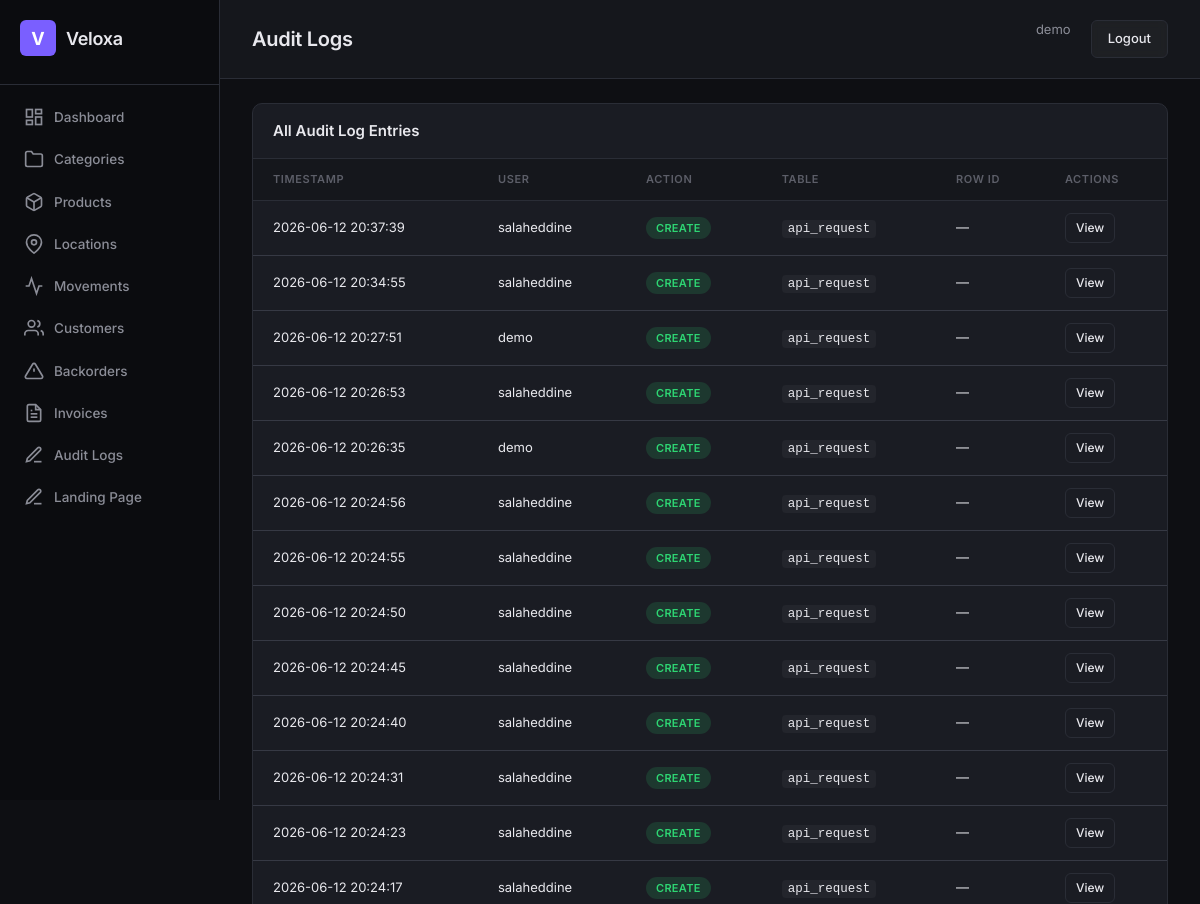
The app's page /audit-logs/ (signed in, upper part), older data.
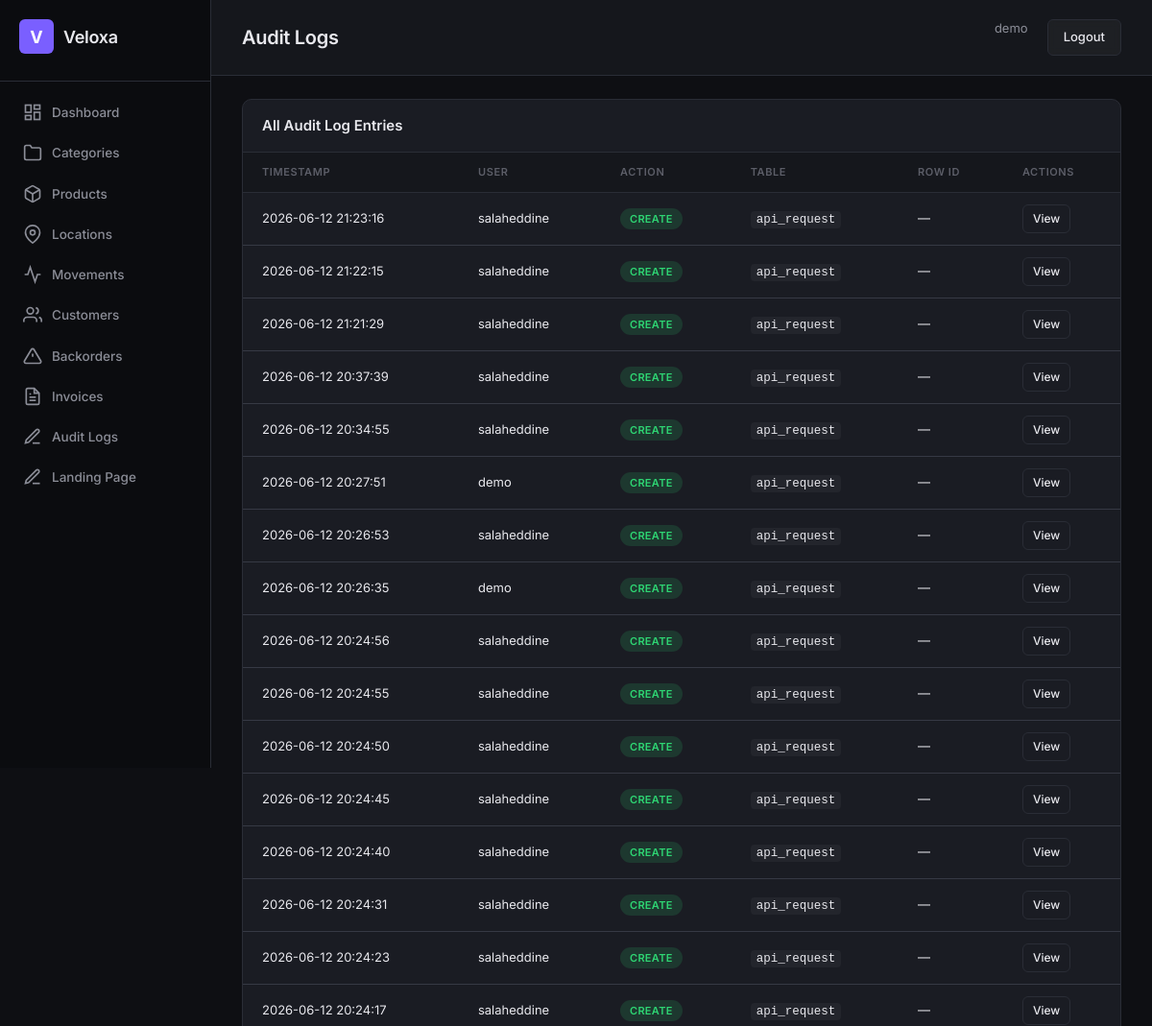
The same page, newer data.
### apps/audit/models.py (models this page shows, shortened)
class AuditLog(models.Model):
    class Action(models.TextChoices):
        CREATE = "create"
        UPDATE = "update"
        DELETE = "delete"
        READ_PII = "read_pii"
    timestamp = models.DateTimeField(auto_now_add=True, db_index=True)
    user = models.ForeignKey(get_user_model(), on_delete=models.SET_NULL, null=True)
    action = models.CharField(max_length=16, choices=Action.choices)
    table_name = models.CharField(max_length=64)
    row_id = models.IntegerField(null=True)
    changes = models.JSONField(null=True, blank=True)
    ip_address = models.GenericIPAddressField(null=True, blank=True)
    user_agent = models.CharField(max_length=255, blank=True)
    tenant = models.ForeignKey(
        "tenants.Tenant", on_delete=models.CASCADE,
        null=True, blank=True, related_name="%(class)s_set",
    )
    objects = TenantAwareManager()
    class Meta:
        db_table = "audit_auditlog"
        ordering = ["-timestamp"]
        permissions = [
            ("run_reconciliation", "Can run reconciliation"),
        ]

### apps/accounts/models.py (models this page shows, shortened)
class User(AbstractUser):
    objects = TenantAwareUserManager()
    ROLE_CHOICES = [
        ("super_admin", "Super Admin"),
        ("warehouse_manager", "Warehouse Manager"),
        ("auditor", "Auditor"),
        ("viewer", "Read-Only Viewer"),
    ]
    role = models.CharField(max_length=32, choices=ROLE_CHOICES, default="viewer")
    phone = models.CharField(max_length=20, blank=True)
    tenant = models.ForeignKey(
        "tenants.Tenant", on_delete=models.CASCADE,
        null=True, blank=True, related_name="users",
    )
    class Meta:
        db_table = "accounts_user"
        verbose_name = "User"
        verbose_name_plural = "Users"

### config/views.py (the view)
# urls.py: path("audit-logs/", views.audit_log_list, name="audit-log-list"),
@login_required
def audit_log_list(request):
    return render(request, "audit_logs.html", {"audit_logs": AuditLog.objects.select_related("user").all()[:100]})

### apps/accounts/models.py (called while the page is built)
    def get_queryset(self):
        from apps.tenants.utils import get_current_tenant_id
        qs = super().get_queryset()
        tenant_id = get_current_tenant_id()
        if tenant_id is not None:
            return qs.filter(tenant_id=tenant_id)
        return qs

### apps/tenants/managers.py (called while the page is built)
    def get_queryset(self):
        qs = super().get_queryset()
        tenant_id = get_current_tenant_id()
        if tenant_id is not None:
            return qs.filter(tenant_id=tenant_id)
        return qs

### apps/tenants/utils.py (called while the page is built)
def set_current_tenant(tenant):
    _thread_local.tenant = tenant

def get_current_tenant():
    return getattr(_thread_local, "tenant", None)

def get_current_tenant_id():
    tenant = get_current_tenant()
    return tenant.id if tenant else None

### templates/audit_logs.html
{% extends 'base.html' %}{% block title %}Audit Logs — Veloxa Warehouse{% endblock %}{% block page_title %}Audit Logs{% endblock %}{% block active %}audit{% endblock %}
{% block content %}
<div class="card"><div class="card-header"><h2>All Audit Log Entries</h2></div><div class="card-body">
<table class="table"><thead><tr><th>Timestamp</th><th>User</th><th>Action</th><th>Table</th><th>Row ID</th><th class="actions-cell">Actions</th></tr></thead>
<tbody>{% for log in audit_logs %}<tr><td>{{ log.timestamp|date:"Y-m-d H:i:s" }}</td><td>{{ log.user.username|default:"—" }}</td><td>{% if log.action == 'create' %}<span class="badge badge-success">CREATE</span>{% elif log.action == 'update' %}<span class="badge badge-warning">UPDATE</span>{% elif log.action == 'delete' %}<span class="badge badge-danger">DELETE</span>{% else %}<span class="badge badge-info">READ_PII</span>{% endif %}</td><td><code>{{ log.table_name }}</code></td><td>{{ log.row_id|default:"—" }}</td><td class="actions-cell"><a href="{% url 'audit-log-detail' pk=log.pk %}" class="btn btn-sm">View</a></td></tr>{% empty %}<tr><td colspan="6" class="empty">No audit logs.</td></tr>{% endfor %}</tbody></table></div></div>
{% endblock %}

Row changes from the older to the newer data that the page shows:
added AuditLog: timestamp "2026-06-12 21:23:16", user.username "salaheddine", action "CREATE", table_name "api_request", row_id "—"
added AuditLog: timestamp "2026-06-12 21:22:15", user.username "salaheddine", action "CREATE", table_name "api_request", row_id "—"
added AuditLog: timestamp "2026-06-12 21:21:29", user.username "salaheddine", action "CREATE", table_name "api_request", row_id "—"
